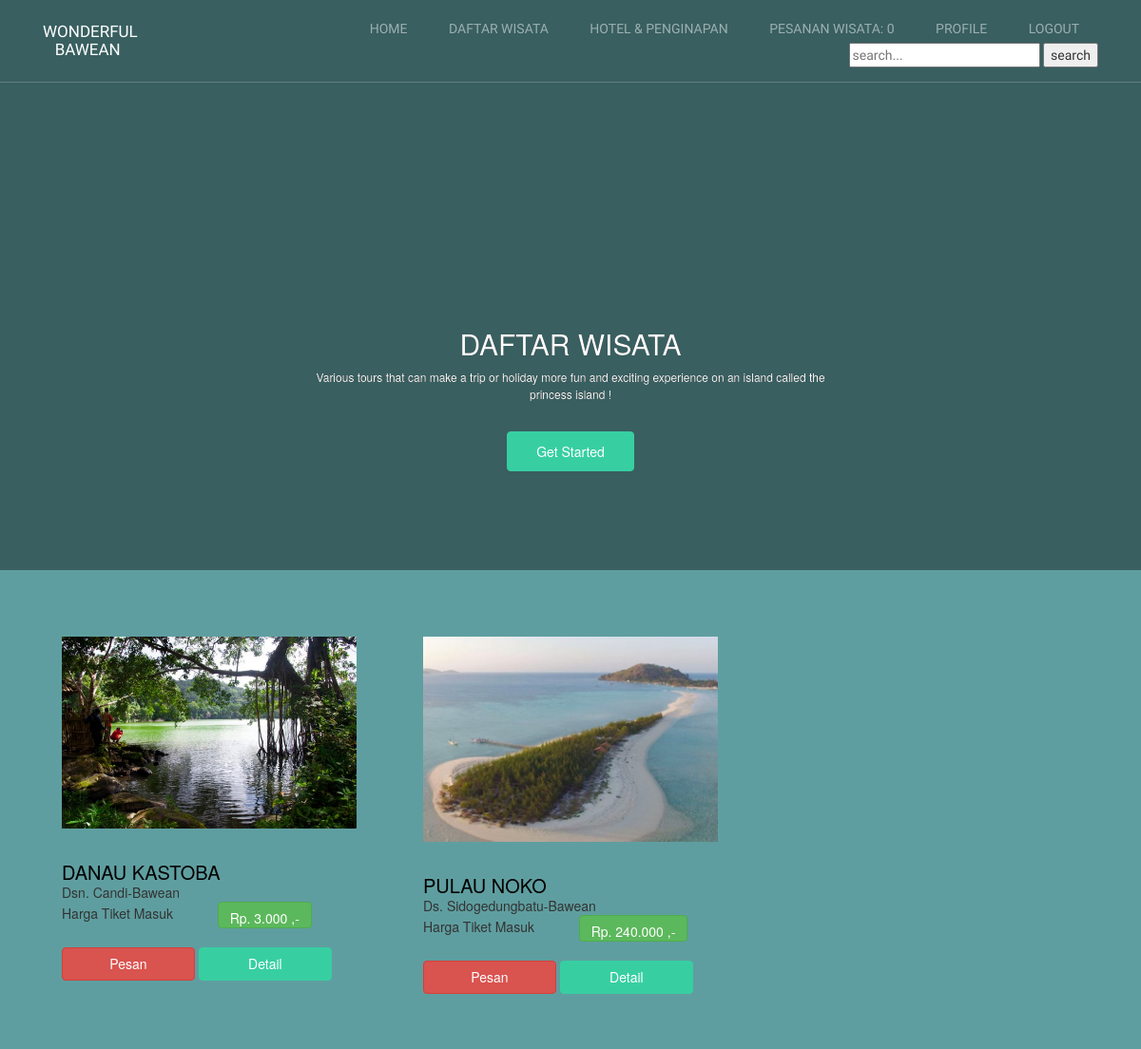
The page /index.php/c_wisata/daftar_wis on the database its author committed.
### tables this page shows
CREATE TABLE `wisata` (
  `wis_id` int(11) NOT NULL,
  `wis_nama` varchar(200) NOT NULL,
  `wis_img` varchar(200) NOT NULL,
  `wis_desc_short` text NOT NULL,
  `wis_desc_long` text NOT NULL,
  `wis_hrg_weekday` decimal(10,0) NOT NULL,
  `wis_status` int(11) NOT NULL
);

### application/controllers/C_wisata.php (called while the page is built, shortened)
<?php
class C_wisata extends CI_Controller {
	function __construct(){
		$this->load->model('M_wisata');
		$this->load->model('M_login');
		$this->load->library('form_validation');
	}
	public function daftar_wis(){
		$data['wisata'] = $this->M_wisata->tampil_data()->result();
		$this->load->view('templates/header');
		$this->load->view('templates/sidebar');
		$this->load->view('user/daf_wis', $data);
		$this->load->view('templates/footer');
	}
}

### index.php (called while the page is built, shortened)
<?php
require_once BASEPATH.'core/CodeIgniter.php';

### application/models/M_wisata.php (called while the page is built, shortened)
<?php
class M_wisata extends CI_Model
{
	public function tampil_data()
	{
		return $this->db->get('wisata');
	}
}

### application/views/user/daf_wis.php (the view)
<div class="site-block-wrap" style="height: 5em">
  <div class="owl-carousel with-dots">
    <div class="site-blocks-cover overlay overlay" style="background-color: #5F9EA0; height: 5em" data-aos="fade" id="home-section">
      <div class="container">
        <div class="row align-items-center justify-content-center">
          <div class="col-md-6 mt-lg-5 text-center">
            <h1 class="text-shadow">DAFTAR WISATA</h1>
            <p class="mb-5 text-shadow">Various tours that can make a trip or holiday more fun and exciting experience on an island called the princess island !</p>
            <p><a href="#daftar-wisata-section" class="btn btn-primary px-5 py-3">Get Started</a></p>
          </div>
        </div>
      </div>
    </div>
  </div>
</div>
<div class="site-section" id="daftar-wisata-section">
    <div class="container">
      <div class="row large-gutters">
      	<?php foreach ($wisata as $wis) : ?>
        <div class="col-md-6 col-lg-4 mb-5 mb-lg-5 ">
          <div class="ftco-media-1">
            <div class="ftco-media-1-inner">
              <a href="#" class="d-inline-block mb-4"><img src="<?php echo base_url().'/assets/image/'.$wis->wis_img ?>" alt="FImageo" class="img-fluid"></a>
              <div class="ftco-media-details">
                <h3><?php echo $wis->wis_nama ?></h3>
                <p><?php echo $wis->wis_desc_short ?></p>
                Harga Tiket Masuk &nbsp;&nbsp;&nbsp;&nbsp;&nbsp;&nbsp;&nbsp;&nbsp;&nbsp;&nbsp; <span class="btn btn-bg btn-success" style="height: 2em"> Rp. <?php echo number_format($wis->wis_hrg_weekday, 0,',','.')  ?> ,-</span><br><br>
                <?php echo anchor('C_wisata/pesan_wis/'.$wis->wis_id, '<div class="btn btn-bg btn-danger" style="width: 10em; height: 2.5em">Pesan</div>') ?>
                <?php echo anchor('C_wisata/detail_wis/'.$wis->wis_id, '<div class="btn btn-bg btn-primary" style="width: 10em; height: 2.5em ">Detail</div>') ?>
              </div>
            </div>
          </div>
        </div>
        	<?php endforeach; ?>
      </div>
    </div>
  </div>

### assets/css/style.css (style rules this page uses)
html { overflow-x: hidden; }
body { line-height: 1.7; color: gray; font-weight: 400; font-size: 1rem; }
a { -webkit-transition: .3s all ease; -o-transition: .3s all ease; transition: .3s all ease; }
h1, h2, h3, h4, h5, .h1, .h2, .h3, .h4, .h5 { font-family: "Oswald", sans-serif; font-weight: 300 !important; text-transform: uppercase; }
.btn { font-size: 16px; border-radius: 4px; padding: 10px 30px; }
.btn.btn-primary { background: #37cfa2; border-color: #37cfa2; color: #fff; }
.site-section { padding: 2.5em 0; }
@media (min-width: 768px) { .site-section { padding: 5em 0; } }
.site-navbar .site-navigation .site-menu a { text-decoration: none !important; display: inline-block; }
.site-navbar .site-navigation .site-menu > li > a { padding: 5px 20px; color: rgba(255, 255, 255, 0.5); display: inline-block; text-decoration: none !important; }
.site-mobile-menu .site-nav-wrap a { padding: 10px 20px; display: block; position: relative; color: #212529; }
.site-mobile-menu .site-nav-wrap > li > a { padding-left: 20px; font-size: 20px; }
.sticky-wrapper .site-navbar ul li a { color: rgba(255, 255, 255, 0.7); }
.site-block-wrap { min-height: 600px; height: calc(100vh); background: #222; }
.site-blocks-cover { background-size: cover; background-repeat: no-repeat; background-position: top; background-position: center center; }
.site-blocks-cover > .container { z-index: 2; position: relative; }
.site-blocks-cover.overlay { position: relative; }
.site-blocks-cover.overlay:before { z-index: 1; position: absolute; content: ""; left: 0; bottom: 0; right: 0; top: 0; background: rgba(0, 0, 0, 0.4); }
.site-blocks-cover .text-shadow { text-shadow: 0px 0px 0px #000; }
.site-blocks-cover, .site-blocks-cover > .container > .row { min-height: 600px; height: calc(100vh); }
.site-blocks-cover h1 { font-size: 3rem; font-weight: 400; color: #fff; font-weight: 900; }
.site-blocks-cover p { color: white; font-size: 1.2rem; line-height: 1.5; font-weight: 300; }
.large-gutters { margin-right: -35px; margin-left: -35px; }
.large-gutters > [class*="col-"] { padding-right: 35px; padding-left: 35px; }
.ftco-media-1 > .ftco-media-1-inner { position: relative; }
.ftco-media-1 > .ftco-media-1-inner:after { position: absolute; content: ""; right: 0px; bottom: 0px; top: 20px; background: #000; width: 100%; z-index: -1; -webkit-transition: .3s all ease; -o-transition: .3s all ease; transition: .3s all ease; opacity: 0; visibility: hidden; }
.ftco-media-1 .ftco-media-details { -webkit-transition: .3s all ease; -o-transition: .3s all ease; transition: .3s all ease; }
.ftco-media-1 h3 { font-size: 20px; color: #000; margin-bottom: 0; }
.ftco-media-1 p { margin-bottom: 0; }

### rows shown on the page
wisata: wis_img (picture), wis_nama "DANAU KASTOBA", wis_desc_short "Dsn. Candi-Bawean", wis_hrg_weekday "3.000", wis_id "Pesan", wis_id "Detail"
wisata: wis_img (picture), wis_nama "PULAU NOKO", wis_desc_short "Ds. Sidogedungbatu-Bawean", wis_hrg_weekday "240.000", wis_id "Pesan", wis_id "Detail"

### other values the page prints
anchor('C_wisata/detail_pes_wis', $pes_wis) "PESANAN WISATA: 0"
